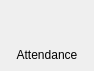
<?xml version="1.0" encoding="UTF-8"?>
<ui version="4.0">
 <class>Form</class>
 <widget class="QWidget" name="Form">
  <property name="geometry">
   <rect>
    <x>0</x>
    <y>0</y>
    <width>94</width>
    <height>71</height>
   </rect>
  </property>
  <property name="windowTitle">
   <string/>
  </property>
  <layout class="QVBoxLayout" name="verticalLayout_2">
   <property name="spacing">
    <number>0</number>
   </property>
   <property name="leftMargin">
    <number>0</number>
   </property>
   <property name="topMargin">
    <number>0</number>
   </property>
   <property name="rightMargin">
    <number>0</number>
   </property>
   <property name="bottomMargin">
    <number>0</number>
   </property>
   <item>
    <widget class="QWidget" name="" native="true">
     <layout class="QVBoxLayout" name="verticalLayout">
      <property name="spacing">
       <number>0</number>
      </property>
      <property name="leftMargin">
       <number>0</number>
      </property>
      <property name="topMargin">
       <number>0</number>
      </property>
      <property name="rightMargin">
       <number>0</number>
      </property>
      <property name="bottomMargin">
       <number>0</number>
      </property>
      <item>
       <widget class="QLabel" name="lbl_icon">
        <property name="minimumSize">
         <size>
          <width>0</width>
          <height>30</height>
         </size>
        </property>
        <property name="maximumSize">
         <size>
          <width>16777215</width>
          <height>30</height>
         </size>
        </property>
        <property name="styleSheet">
         <string notr="true">QLabel{
	background: none;
	background-repeat: none;
	background-image: url(:/icons/attendance.png);
	background-position: center center;
}

QLabel:hover{
	background: none;
	background-repeat: none;
	background-image: url(:/icons/attendance_2.png);
	background-position: center center;
}</string>
        </property>
        <property name="text">
         <string/>
        </property>
        <property name="alignment">
         <set>Qt::AlignCenter</set>
        </property>
       </widget>
      </item>
      <item>
       <widget class="QLabel" name="lbl_title">
        <property name="sizePolicy">
         <sizepolicy hsizetype="Preferred" vsizetype="Fixed">
          <horstretch>0</horstretch>
          <verstretch>0</verstretch>
         </sizepolicy>
        </property>
        <property name="text">
         <string>Attendance</string>
        </property>
        <property name="alignment">
         <set>Qt::AlignCenter</set>
        </property>
       </widget>
      </item>
     </layout>
    </widget>
   </item>
  </layout>
 </widget>
 <resources/>
 <connections/>
</ui>
